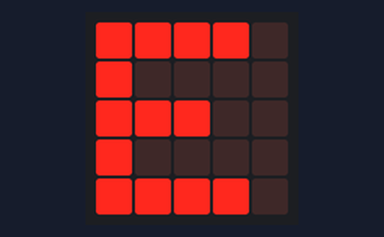
The program below on a simulated Calliope mini (MakeCode). On the bench: the board's 5×5 LED display.

Above: at 0.1 s.
At 1.1 s:
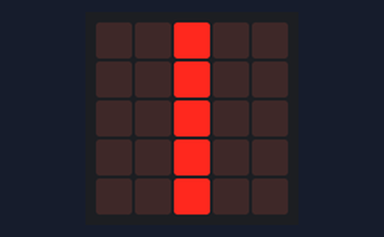
At 1.6 s:
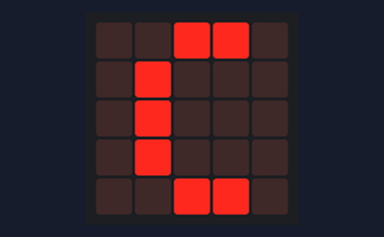
At 2.5 s:
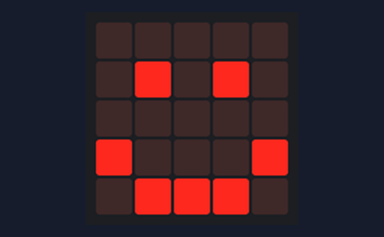
At 8.6 s:
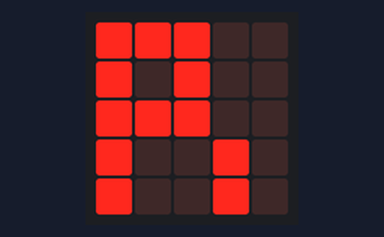

The program:

main.ts
```typescript
basic.forever(function () {
    basic.showLeds(`
        # # # # .
        # . . . .
        # # # . .
        # . . . .
        # # # # .
        `)
    basic.pause(100)
    basic.showLeds(`
        # # # . .
        # . # . .
        # # # . .
        # . . # .
        # . . # .
        `)
    basic.pause(100)
    basic.showLeds(`
        . . # . .
        . . # . .
        . . # . .
        . . # . .
        . . # . .
        `)
    basic.pause(100)
    basic.showLeds(`
        . . # # .
        . # . . .
        . # . . .
        . # . . .
        . . # # .
        `)
    basic.pause(100)
    basic.showLeds(`
        # . . # .
        # . # . .
        # # . . .
        # . # . .
        # . . # .
        `)
    basic.showIcon(IconNames.Happy)
    basic.pause(5000)
})
```

test.ts
```typescript
// Hier kann man Tests durchführen; diese Datei wird nicht kompiliert, wenn dieses Paket als Erweiterung verwendet wird.
```

Measured:
- by itself, everything shown: repeats every 8.0 s, in 6 steps
- what the display in image 1 shows lasts 0.5 s, from 1.0 s to 1.5 s
- what the display in image 3 shows lasts 5.6 s, from 2.4 s to 8.0 s
